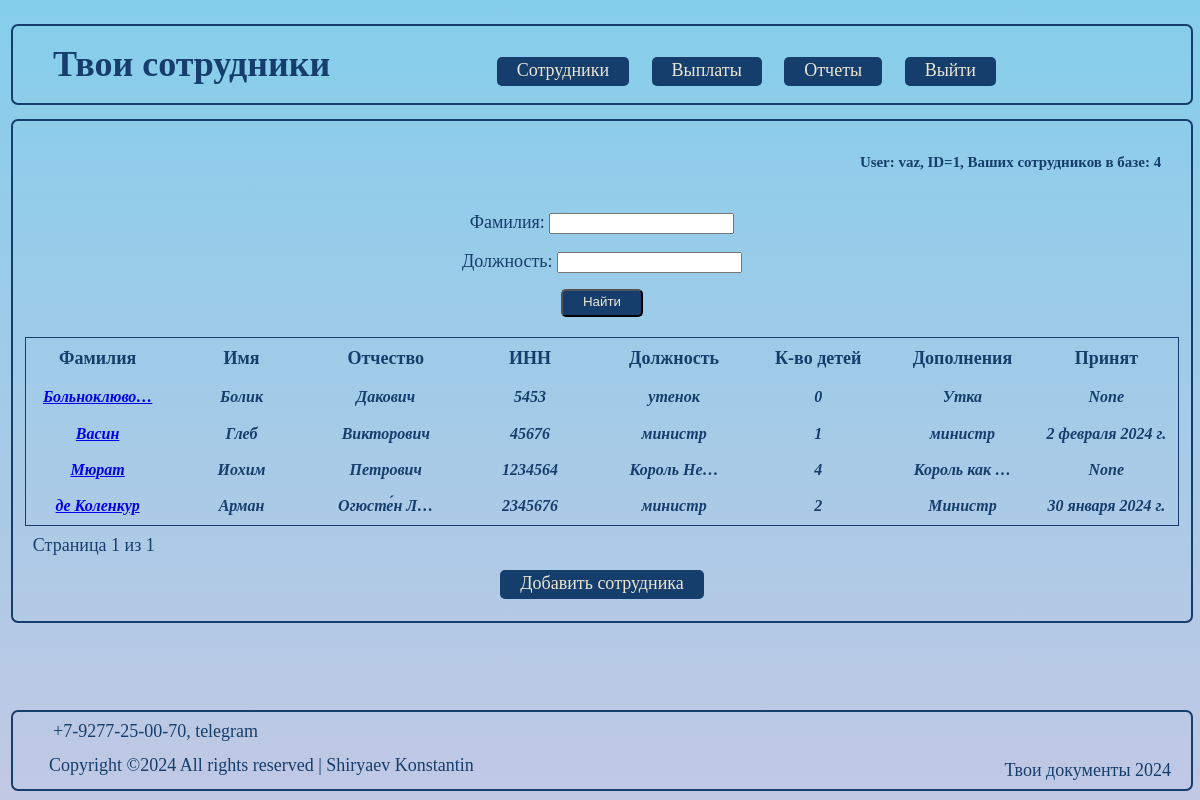
The app's page / (signed in), older data.
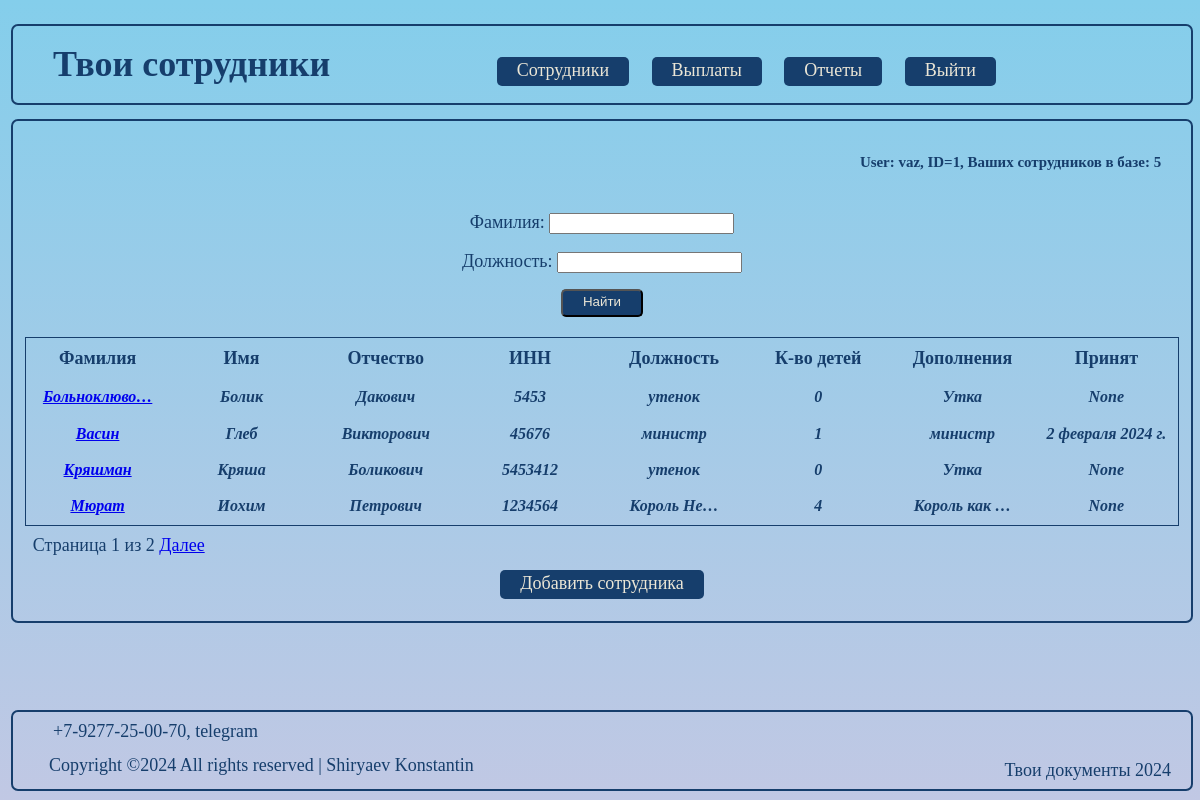
The same page, newer data.
### taxes/models.py (models this page shows, shortened)
class Staff(models.Model):
    author = models.ForeignKey(User, on_delete=models.CASCADE, verbose_name='Компания')
    surname = models.CharField(max_length=24, verbose_name='Фамилия')
    name = models.CharField(max_length=24, verbose_name='Имя')
    patronimic = models.CharField(max_length=24, blank=True, verbose_name='Отчество')
    ITN = models.PositiveBigIntegerField(unique=True, validators=[MaxValueValidator(999999999999)], verbose_name='ИНН')
    post = models.CharField(max_length=24, verbose_name='Должность')
    dependents = models.IntegerField(default=0, verbose_name='Иждивенцы')
    employment_date = models.DateField(null=True, verbose_name='Дата приёма')
    description = models.TextField(max_length=150, blank=True, verbose_name='Описание')
    class Meta:
        ordering = ['surname']
        indexes = [
            models.Index(fields=['surname']),
            ]
        verbose_name = 'Сотрудники'
        verbose_name_plural = 'Персонал'

### taxes/views.py (the view)
# urls.py: path('', StaffList.as_view(queryset=Staff.objects.all().order_by('surname'), template_name='staff/staff.html'), name='staff'),
class StaffList(LoginRequiredMixin, ListView):
    model = Staff
    template_name = 'staff.html'
    context_object_name = 'staff'
    queryset = Staff.objects.all()
    filter_class = StaffFilter
    paginate_by = 4
    def get_queryset(self):
        self.filter = self.filter_class(self.request.GET, super().get_queryset().filter(author_id=self.request.user.id))
        return self.filter.qs.all()
    def get_context_data(self, **kwargs):
        context = super().get_context_data(**kwargs)
        context['filter'] = StaffFilter(self.request.GET, queryset=self.get_queryset())
        return context

### taxes/templates/staff/staff.html
{% extends 'flatpages/default.html' %}
{% block content %}
    <h5 class="title_1"> User: {{ request.user.username }},
        ID={{ request.user.id }},
        Ваших сотрудников в базe: {{ paginator.count }} </h5>
    {% if staff %}
    <div class="search_1">
        <form class="search-doc" method="GET">
            {{ filter.form }}
            <div class="d-grid gap-3 col-3 btn-wrapper">
                <input type="submit" class="btn" value="Найти">
            </div>
        </form>
    </div>
        <table class="table_blur">
            <thead>
                <tr>
                    <th scope="col">Фамилия</th>
                    <th scope="col">Имя</th>
                    <th scope="col">Отчество</th>
                    <th scope="col">ИНН</th>
                    <th scope="col">Должность</th>
                    <th scope="col">К-во детей</th>
                    <th scope="col">Дополнения</th>
                    <th scope="col">Принят</th>
                </tr>
            </thead>
            <tbody class="stab">
                {% for staff in staff %}
                    <tr>
                        <th scope="row"><a href="{% url 'worker' staff.id %}" class="link-dark">
                            {{ staff.surname|truncatechars:12 }}</a></th>
                        <th scope="row">{{ staff.name|truncatechars:10}}</th>
                        <th scope="row">{{ staff.patronimic|truncatechars:10 }}</th>
                        <th scope="row">{{ staff.ITN }}</th>
                        <th scope="row">{{ staff.post|truncatechars:10 }}</th>
                        <th scope="row">{{ staff.dependents }}</th>
                        <th scope="row">{{ staff.description|truncatechars:12 }}</th>
                        <th scope="col">{{ staff.employment_date }}</th>
                    </tr>
                {% endfor %}
            </tbody>
        </table>
    {% else %}
        <h2 class="doc-none">У Вас пока нет сотрудников!</h2>
    {% endif %}
    {% include "pagination.html" with page=page_obj %}
    <div class="btn-wrapper">
        <a class="btn" href="/create">Добавить сотрудника</a>
    </div >
{% endblock content %}

Row changes from the older to the newer data that the page shows:
no longer on this page (row unchanged): Staff: surname "де Коленкур", name "Арман", patronimic "Огюсте́н Л…", ITN "2345676", post "министр", dependents "2", description "Министр", employment_date "30 января 2024 г."
added Staff: surname "Кряшман", name "Кряша", patronimic "Боликович", ITN "5453412", post "утенок", dependents "0", description "Утка", employment_date "None"
Text that changed along with them:
{{ paginator.count }}: "4" → "5"
{{ page.paginator.num_pages }}: "1" → "2"
text now shown: "Далее"
